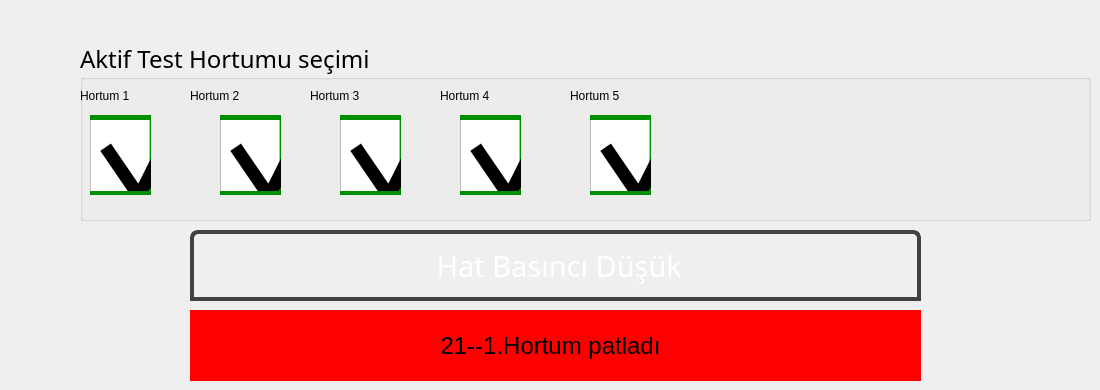
          <widget class="QWidget" name="detailsBottomPipes">
           <widget class="QLabel" name="laFault25">
            <property name="geometry">
             <rect>
              <x>200</x>
              <y>320</y>
              <width>721</width>
              <height>61</height>
             </rect>
            </property>
            <property name="font">
             <font>
              <family>Arial</family>
              <pointsize>18</pointsize>
              <weight>9</weight>
              <italic>false</italic>
              <bold>false</bold>
             </font>
            </property>
            <property name="styleSheet">
             <string notr="true">background-color: rgb(255, 0, 0);
font: 75 18pt &quot;Arial&quot;;</string>
            </property>
            <property name="text">
             <string>25--5.Hortum patladı</string>
            </property>
            <property name="alignment">
             <set>Qt::AlignCenter</set>
            </property>
           </widget>
           <widget class="QLabel" name="laFault23">
            <property name="geometry">
             <rect>
              <x>200</x>
              <y>310</y>
              <width>721</width>
              <height>71</height>
             </rect>
            </property>
            <property name="font">
             <font>
              <family>Arial</family>
              <pointsize>18</pointsize>
              <weight>9</weight>
              <italic>false</italic>
              <bold>false</bold>
             </font>
            </property>
            <property name="styleSheet">
             <string notr="true">background-color: rgb(255, 0, 0);
font: 75 18pt &quot;Arial&quot;;</string>
            </property>
            <property name="text">
             <string>23--3.Hortum patladı</string>
            </property>
            <property name="alignment">
             <set>Qt::AlignCenter</set>
            </property>
           </widget>
           <widget class="QLabel" name="laFault24">
            <property name="geometry">
             <rect>
              <x>200</x>
              <y>310</y>
              <width>721</width>
              <height>71</height>
             </rect>
            </property>
            <property name="font">
             <font>
              <family>Arial</family>
              <pointsize>18</pointsize>
              <weight>9</weight>
              <italic>false</italic>
              <bold>false</bold>
             </font>
            </property>
            <property name="styleSheet">
             <string notr="true">background-color: rgb(255, 0, 0);
font: 75 18pt &quot;Arial&quot;;</string>
            </property>
            <property name="text">
             <string>24--4.Hortum patladı</string>
            </property>
            <property name="alignment">
             <set>Qt::AlignCenter</set>
            </property>
           </widget>
           <widget class="QLabel" name="laFault22">
            <property name="geometry">
             <rect>
              <x>200</x>
              <y>310</y>
              <width>721</width>
              <height>71</height>
             </rect>
            </property>
            <property name="font">
             <font>
              <family>Arial</family>
              <pointsize>18</pointsize>
              <weight>9</weight>
              <italic>false</italic>
              <bold>false</bold>
             </font>
            </property>
            <property name="styleSheet">
             <string notr="true">background-color: rgb(255, 0, 0);
font: 75 18pt &quot;Arial&quot;;</string>
            </property>
            <property name="text">
             <string>22--2.Hortum patladı</string>
            </property>
            <property name="alignment">
             <set>Qt::AlignCenter</set>
            </property>
           </widget>
           <widget class="QLabel" name="laFault21">
            <property name="geometry">
             <rect>
              <x>190</x>
              <y>310</y>
              <width>721</width>
              <height>71</height>
             </rect>
            </property>
            <property name="font">
             <font>
              <family>Arial</family>
              <pointsize>18</pointsize>
              <weight>9</weight>
              <italic>false</italic>
              <bold>false</bold>
             </font>
            </property>
            <property name="styleSheet">
             <string notr="true">background-color: rgb(255, 0, 0);
font: 75 18pt &quot;Arial&quot;;</string>
            </property>
            <property name="text">
             <string>21--1.Hortum patladı</string>
            </property>
            <property name="alignment">
             <set>Qt::AlignCenter</set>
            </property>
           </widget>
           <widget class="QLabel" name="laFault4A_2">
            <property name="geometry">
             <rect>
              <x>190</x>
              <y>230</y>
              <width>731</width>
              <height>71</height>
             </rect>
            </property>
            <property name="font">
             <font>
              <family>Arial Black</family>
              <pointsize>22</pointsize>
              <weight>10</weight>
              <italic>false</italic>
              <bold>false</bold>
             </font>
            </property>
            <property name="styleSheet">
             <string notr="true">background-color: qlineargradient(x1: 0, y1: 0, x2: 0, y2: 1,
                                stop: 0  rgb(125, 85, 0), stop: 0.4  rgb(255,100, 0),
                                stop: 0.5  rgb(255, 100, 0), stop: 1.0  rgb(125, 85,0 ));
font: 87 22pt &quot;Arial Black&quot;;
color: rgb(255, 255, 255);
border: 4px solid rgb(65, 65, 65);
    border-top-left-radius: 8px;
    border-top-right-radius: 8px;</string>
            </property>
            <property name="text">
             <string> Hat Basıncı Düşük</string>
            </property>
            <property name="alignment">
             <set>Qt::AlignCenter</set>
            </property>
           </widget>
           <widget class="QGroupBox" name="groupBox_6">
            <property name="geometry">
             <rect>
              <x>80</x>
              <y>40</y>
              <width>1011</width>
              <height>181</height>
             </rect>
            </property>
            <property name="font">
             <font>
              <family>Gill Sans MT</family>
              <pointsize>18</pointsize>
              <weight>5</weight>
              <italic>false</italic>
              <bold>false</bold>
             </font>
            </property>
            <property name="styleSheet">
             <string notr="true">

QCheckBox::indicator {
    width:60px;
    height: 100px;
}

  QCheckBox::indicator:checked
  {
image: url(:/images/img/chechbox_Pipe_checked.png);
  }
  QCheckBox::indicator:unchecked
  {
image: url(:/images/img/chechbox_Pipe_unchecked.png);
  }
</string>
            </property>
            <property name="title">
             <string>Aktif Test Hortumu seçimi</string>
            </property>
            <property name="alignment">
             <set>Qt::AlignLeading|Qt::AlignLeft|Qt::AlignVCenter</set>
            </property>
            <property name="flat">
             <bool>true</bool>
            </property>
            <property name="checkable">
             <bool>false</bool>
            </property>
            <widget class="QLabel" name="label_41">
             <property name="geometry">
              <rect>
               <x>490</x>
               <y>40</y>
               <width>111</width>
               <height>31</height>
              </rect>
             </property>
             <property name="text">
              <string>Hortum 5</string>
             </property>
             <property name="margin">
              <number>3</number>
             </property>
            </widget>
            <widget class="QCheckBox" name="Hortum1_2">
             <property name="enabled">
              <bool>true</bool>
             </property>
             <property name="geometry">
              <rect>
               <x>10</x>
               <y>80</y>
               <width>61</width>
               <height>71</height>
              </rect>
             </property>
             <property name="text">
              <string/>
             </property>
             <property name="icon">
              <iconset>
               <normalon>:/images/img/chechbox_Pipe_checked.png</normalon>
              </iconset>
             </property>
             <property name="iconSize">
              <size>
               <width>64</width>
               <height>64</height>
              </size>
             </property>
             <property name="checkable">
              <bool>true</bool>
             </property>
             <property name="checked">
              <bool>true</bool>
             </property>
             <property name="tristate">
              <bool>false</bool>
             </property>
            </widget>
            <widget class="QLabel" name="label_42">
             <property name="geometry">
              <rect>
               <x>230</x>
               <y>40</y>
               <width>111</width>
               <height>31</height>
              </rect>
             </property>
             <property name="text">
              <string>Hortum 3</string>
             </property>
             <property name="margin">
              <number>3</number>
             </property>
            </widget>
            <widget class="QLabel" name="label_59">
             <property name="geometry">
              <rect>
               <x>0</x>
               <y>40</y>
               <width>111</width>
               <height>31</height>
              </rect>
             </property>
             <property name="text">
              <string>Hortum 1</string>
             </property>
             <property name="margin">
              <number>3</number>
             </property>
            </widget>
            <widget class="QLabel" name="label_60">
             <property name="geometry">
              <rect>
               <x>360</x>
               <y>40</y>
               <width>111</width>
               <height>31</height>
              </rect>
             </property>
             <property name="text">
              <string>Hortum 4</string>
             </property>
             <property name="margin">
              <number>3</number>
             </property>
            </widget>
            <widget class="QLabel" name="label_61">
             <property name="geometry">
              <rect>
               <x>110</x>
               <y>40</y>
               <width>111</width>
               <height>31</height>
              </rect>
             </property>
             <property name="text">
              <string>Hortum 2</string>
             </property>
             <property name="margin">
              <number>3</number>
             </property>
            </widget>
            <widget class="QCheckBox" name="Hortum2_2">
             <property name="enabled">
              <bool>true</bool>
             </property>
             <property name="geometry">
              <rect>
               <x>140</x>
               <y>80</y>
               <width>61</width>
               <height>71</height>
              </rect>
             </property>
             <property name="text">
              <string/>
             </property>
             <property name="checkable">
              <bool>true</bool>
             </property>
             <property name="checked">
              <bool>true</bool>
             </property>
             <property name="tristate">
              <bool>false</bool>
             </property>
            </widget>
            <widget class="QCheckBox" name="Hortum3_2">
             <property name="enabled">
              <bool>true</bool>
             </property>
             <property name="geometry">
              <rect>
               <x>260</x>
               <y>80</y>
               <width>61</width>
               <height>71</height>
              </rect>
             </property>
             <property name="text">
              <string/>
             </property>
             <property name="checkable">
              <bool>true</bool>
             </property>
             <property name="checked">
              <bool>true</bool>
             </property>
             <property name="tristate">
              <bool>false</bool>
             </property>
            </widget>
            <widget class="QCheckBox" name="Hortum4_2">
             <property name="geometry">
              <rect>
               <x>380</x>
               <y>80</y>
               <width>61</width>
               <height>71</height>
              </rect>
             </property>
             <property name="text">
              <string/>
             </property>
             <property name="checkable">
              <bool>true</bool>
             </property>
             <property name="checked">
              <bool>true</bool>
             </property>
             <property name="tristate">
              <bool>false</bool>
             </property>
            </widget>
            <widget class="QCheckBox" name="Hortum5_2">
             <property name="geometry">
              <rect>
               <x>510</x>
               <y>80</y>
               <width>61</width>
               <height>71</height>
              </rect>
             </property>
             <property name="text">
              <string/>
             </property>
             <property name="checkable">
              <bool>true</bool>
             </property>
             <property name="checked">
              <bool>true</bool>
             </property>
             <property name="tristate">
              <bool>false</bool>
             </property>
            </widget>
            <widget class="QLabel" name="control_hortum_1">
             <property name="geometry">
              <rect>
               <x>10</x>
               <y>75</y>
               <width>61</width>
               <height>80</height>
              </rect>
             </property>
             <property name="styleSheet">
              <string notr="true">background-color: rgb(0, 143, 0);</string>
             </property>
             <property name="text">
              <string/>
             </property>
            </widget>
            <widget class="QLabel" name="control_hortum_2">
             <property name="geometry">
              <rect>
               <x>140</x>
               <y>75</y>
               <width>61</width>
               <height>80</height>
              </rect>
             </property>
             <property name="styleSheet">
              <string notr="true">background-color: rgb(0, 143, 0);</string>
             </property>
             <property name="text">
              <string/>
             </property>
            </widget>
            <widget class="QLabel" name="control_hortum_3">
             <property name="geometry">
              <rect>
               <x>260</x>
               <y>75</y>
               <width>61</width>
               <height>80</height>
              </rect>
             </property>
             <property name="styleSheet">
              <string notr="true">background-color: rgb(0, 143, 0);</string>
             </property>
             <property name="text">
              <string/>
             </property>
            </widget>
            <widget class="QLabel" name="control_hortum_4">
             <property name="geometry">
              <rect>
               <x>380</x>
               <y>75</y>
               <width>61</width>
               <height>80</height>
              </rect>
             </property>
             <property name="styleSheet">
              <string notr="true">background-color: rgb(0, 143, 0);</string>
             </property>
             <property name="text">
              <string/>
             </property>
            </widget>
            <widget class="QLabel" name="control_hortum_5">
             <property name="geometry">
              <rect>
               <x>510</x>
               <y>75</y>
               <width>61</width>
               <height>80</height>
              </rect>
             </property>
             <property name="styleSheet">
              <string notr="true">background-color: rgb(0, 143, 0);</string>
             </property>
             <property name="text">
              <string/>
             </property>
            </widget>
            <zorder>label_41</zorder>
            <zorder>label_42</zorder>
            <zorder>label_59</zorder>
            <zorder>label_60</zorder>
            <zorder>label_61</zorder>
            <zorder>control_hortum_1</zorder>
            <zorder>Hortum1_2</zorder>
            <zorder>control_hortum_2</zorder>
            <zorder>control_hortum_3</zorder>
            <zorder>control_hortum_4</zorder>
            <zorder>control_hortum_5</zorder>
            <zorder>Hortum2_2</zorder>
            <zorder>Hortum3_2</zorder>
            <zorder>Hortum4_2</zorder>
            <zorder>Hortum5_2</zorder>
           </widget>
          </widget>
